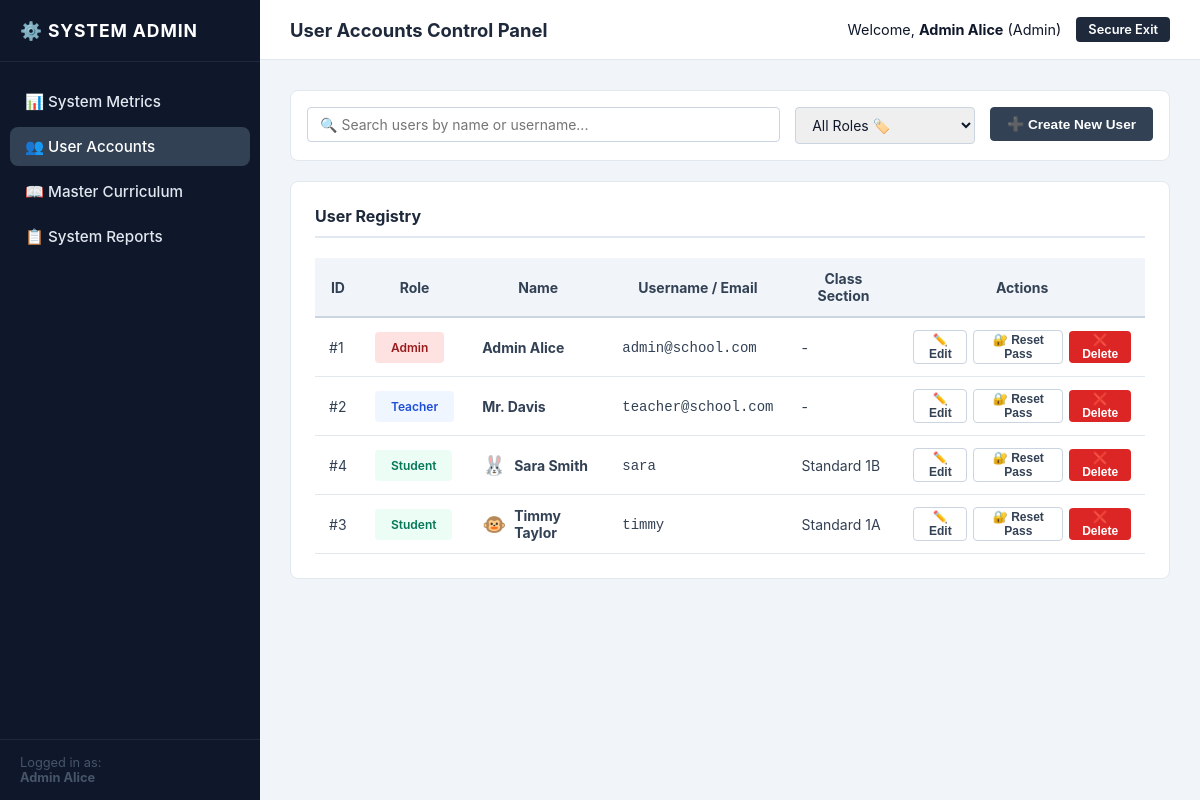
Before: /admin/manage_users.php (signed in) with the older database file.
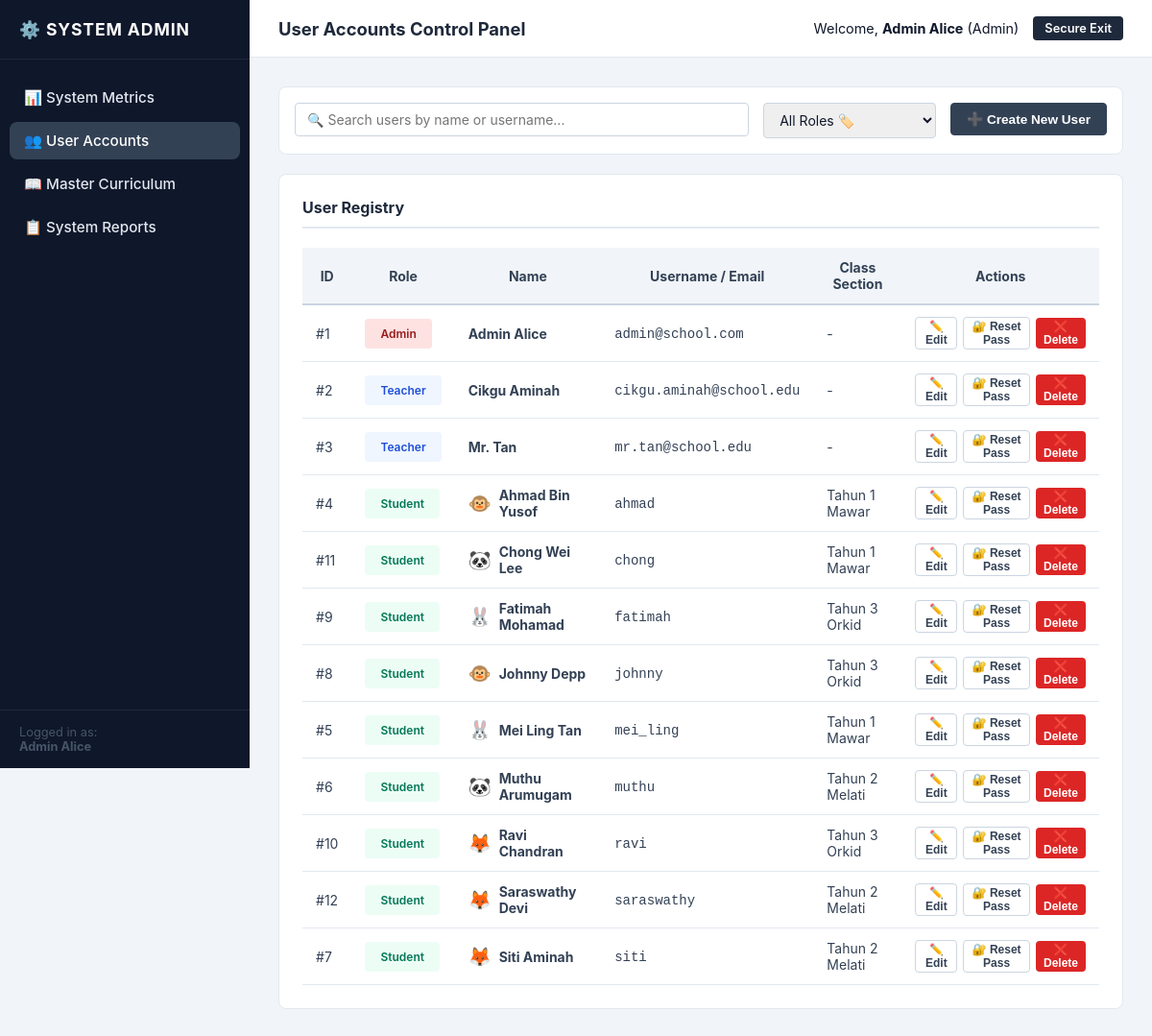
After: the same page with the newer database file.
### tables this page shows
CREATE TABLE IF NOT EXISTS users (
    user_id INT AUTO_INCREMENT PRIMARY KEY,
    username VARCHAR(100) NOT NULL UNIQUE COMMENT 'Student handle or Staff email',
    password_hash VARCHAR(255) NOT NULL COMMENT 'Bcrypt hash of student PIN or staff password',
    role ENUM('student', 'teacher', 'admin') NOT NULL COMMENT 'System access permission level',
    full_name VARCHAR(100) NOT NULL COMMENT 'Display name shown in headers/dashboards',
    class_section VARCHAR(50) NULL COMMENT 'E.g., Standard 1A, Null for Staff',
    avatar_url VARCHAR(255) NULL COMMENT 'Asset path or SVG designation for student character',
    created_at TIMESTAMP DEFAULT CURRENT_TIMESTAMP
);

### admin/manage_users.php (the view, shortened to what the changed rows need)
<?php
require_once __DIR__ . '/../config/db.php';
$users_list = [];
try {
    $stmt = $pdo->query("SELECT user_id, username, role, full_name, class_section, avatar_url FROM users WHERE username NOT LIKE 'class_placeholder_%' ORDER BY role DESC, full_name ASC");
    $users_list = $stmt->fetchAll();
} catch (PDOException $e) {
    $alert_danger = "Failed to connect and read user catalog records.";
}
?>
<!DOCTYPE html>
<html lang="en">
<head>
    <link rel="stylesheet" href="../assets/css/admin.css">
</head>
<body>
    <div class="admin-main-viewport">
        <div class="admin-main-content">
            <div class="admin-panel-card">
                <div style="overflow-x: auto;">
                    <table class="admin-dense-table" id="users_table">
                        <thead>
                            <tr>
                                <th>ID</th>
                                <th>Role</th>
                                <th>Name</th>
                                <th>Username / Email</th>
                                <th>Class Section</th>
                                <th>Actions</th>
                            </tr>
                        </thead>
                        <tbody>
                            <?php foreach ($users_list as $usr): ?>
                                <tr class="user-row"
                                    data-name="<?php echo htmlspecialchars(strtolower($usr['full_name'])); ?>"
                                    data-username="<?php echo htmlspecialchars(strtolower($usr['username'])); ?>"
                                    data-role="<?php echo htmlspecialchars($usr['role']); ?>">
                                    <td>#<?php echo $usr['user_id']; ?></td>
                                    <td>
                                        <?php if ($usr['role'] === 'admin'): ?>
                                            <span class="btn-admin" style="background-color: #fee2e2; color: #991b1b; border: none; cursor: default; font-size: 0.75rem;">Admin</span>
                                        <?php elseif ($usr['role'] === 'teacher'): ?>
                                            <span class="btn-admin" style="background-color: #eff6ff; color: #1d4ed8; border: none; cursor: default; font-size: 0.75rem;">Teacher</span>
                                        <?php else: ?>
                                            <span class="btn-admin" style="background-color: #ecfdf5; color: #047857; border: none; cursor: default; font-size: 0.75rem;">Student</span>
                                        <?php endif; ?>
                                    </td>
                                    <td>
                                        <div style="display: flex; align-items: center; gap: 8px;">
                                            <?php if ($usr['role'] === 'student'):
                                                $avatar = $usr['avatar_url'] ?: 'monkey';
                                                $emoji = '🐵';
                                                if ($avatar === 'bunny') $emoji = '🐰';
                                                elseif ($avatar === 'panda') $emoji = '🐼';
                                                elseif ($avatar === 'fox') $emoji = '🦊';
                                            ?>
                                                <span style="font-size: 1.2rem;"><?php echo $emoji; ?></span>
                                            <?php endif; ?>
                                            <strong><?php echo htmlspecialchars($usr['full_name']); ?></strong>
                                        </div>
                                    </td>
                                    <td><code><?php echo htmlspecialchars($usr['username']); ?></code></td>
                                    <td><?php echo htmlspecialchars($usr['class_section'] ?: '-'); ?></td>
                                    <td>
                                        <div style="display: flex; gap: 6px;">
                                            <button class="btn-admin" style="padding: 2px 8px; font-size: 0.75rem;"
                                                    onclick="openEditModal(<?php echo $usr['user_id']; ?>, '<?php echo addslashes($usr['full_name']); ?>', '<?php echo addslashes($usr['username']); ?>', '<?php echo $usr['role']; ?>', '<?php echo addslashes($usr['class_section'] ?: ''); ?>', '<?php echo $usr['avatar_url'] ?: ''; ?>')">
                                                ✏️ Edit
                                            </button>
                                            <button class="btn-admin" style="padding: 2px 8px; font-size: 0.75rem;"
                                                    onclick="openResetModal(<?php echo $usr['user_id']; ?>, '<?php echo addslashes($usr['full_name']); ?>')">
                                                🔐 Reset Pass
                                            </button>
                                            <form method="POST" action="manage_users.php" onsubmit="return confirm('Are you sure you want to delete this user?');" style="display: inline;">
                                                <button type="submit" class="btn-admin btn-admin-danger" style="padding: 2px 8px; font-size: 0.75rem; border: none;">
                                                    ❌ Delete
                                                </button>
                                            </form>
                                        </div>
                                    </td>
                                </tr>
                            <?php endforeach; ?>
                        </tbody>
                    </table>
                </div>
            </div>
        </div>
    </div>
</body>
</html>

Changed rows visible on the page:
changed users id 2: full_name "Mr. Davis" → "Cikgu Aminah"; username "teacher@school.com" → "cikgu.aminah@school.edu"
changed users id 3: full_name "Timmy Taylor" → "Mr. Tan"; username "timmy" → "mr.tan@school.edu"; class_section "Standard 1A" → "-"; role "🐵" → (not shown); role "Student" → "Teacher"; moves up the list
changed users id 4: role "🐰" → "🐵"; full_name "Sara Smith" → "Ahmad Bin Yusof"; username "sara" → "ahmad"; class_section "Standard 1B" → "Tahun 1 Mawar"
added users: user_id "11", role "Student", avatar_url "🐼", full_name "Chong Wei Lee", username "chong", class_section "Tahun 1 Mawar"
added users: user_id "9", role "Student", avatar_url "🐰", full_name "Fatimah Mohamad", username "fatimah", class_section "Tahun 3 Orkid"
added users: user_id "8", shows "Student", role "🐵", full_name "Johnny Depp", username "johnny", class_section "Tahun 3 Orkid"
added users: user_id "5", role "Student", avatar_url "🐰", full_name "Mei Ling Tan", username "mei_ling", class_section "Tahun 1 Mawar"
added users: user_id "6", role "Student", avatar_url "🐼", full_name "Muthu Arumugam", username "muthu", class_section "Tahun 2 Melati"
added users: user_id "10", role "Student", avatar_url "🦊", full_name "Ravi Chandran", username "ravi", class_section "Tahun 3 Orkid"
added users: user_id "12", role "Student", avatar_url "🦊", full_name "Saraswathy Devi", username "saraswathy", class_section "Tahun 2 Melati"
added users: user_id "7", role "Student", avatar_url "🦊", full_name "Siti Aminah", username "siti", class_section "Tahun 2 Melati"
